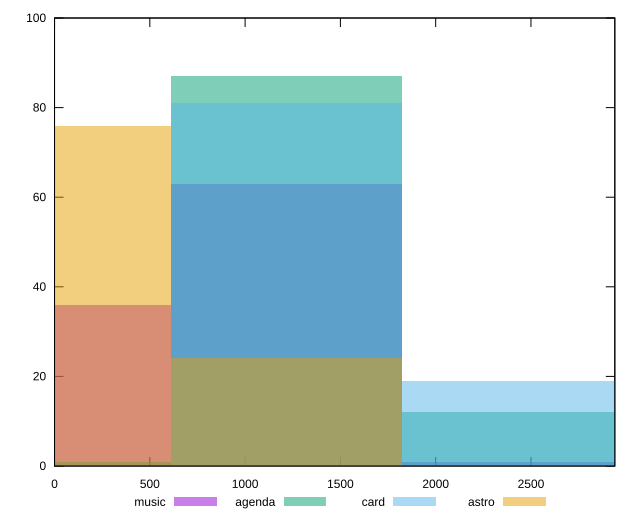

Write the gnuplot code that produced this figure.
reset

$music <<EOF
0 36
1217.1809983276007 63
2434.3619966552014 1
EOF

$agenda <<EOF
1217.1809983276007 87
0 1
2434.3619966552014 12
EOF

$card <<EOF
1217.1809983276007 81
2434.3619966552014 19
EOF

$astro <<EOF
1217.1809983276007 24
0 76
EOF

set key outside below
set boxwidth 1217.1809983276007
set xrange [0:2940]
set yrange [0:100]
set trange [0:100]
set style fill transparent solid 0.5 noborder
set terminal svg size 640, 520 enhanced background rgb 'white'
set output "reports/report_00028_2021-02-24T12-49-42.674Z/uses-http2/comparison/histogram/all_raw.svg"

plot $music title "music" with boxes, \
     $agenda title "agenda" with boxes, \
     $card title "card" with boxes, \
     $astro title "astro" with boxes

reset
